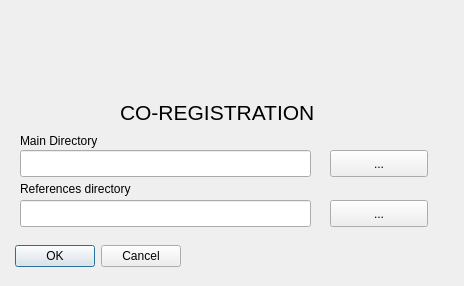
<?xml version="1.0" encoding="UTF-8"?>
<ui version="4.0">
 <class>Coregistration</class>
 <widget class="QDialog" name="Coregistration">
  <property name="geometry">
   <rect>
    <x>0</x>
    <y>0</y>
    <width>464</width>
    <height>286</height>
   </rect>
  </property>
  <property name="minimumSize">
   <size>
    <width>464</width>
    <height>286</height>
   </size>
  </property>
  <property name="maximumSize">
   <size>
    <width>464</width>
    <height>286</height>
   </size>
  </property>
  <property name="windowTitle">
   <string>SensumTools</string>
  </property>
  <widget class="QDialogButtonBox" name="buttonBox">
   <property name="geometry">
    <rect>
     <x>10</x>
     <y>240</y>
     <width>171</width>
     <height>32</height>
    </rect>
   </property>
   <property name="orientation">
    <enum>Qt::Horizontal</enum>
   </property>
   <property name="standardButtons">
    <set>QDialogButtonBox::Cancel|QDialogButtonBox::Ok</set>
   </property>
  </widget>
  <widget class="QLineEdit" name="lineEdit_reference">
   <property name="geometry">
    <rect>
     <x>20</x>
     <y>200</y>
     <width>291</width>
     <height>27</height>
    </rect>
   </property>
  </widget>
  <widget class="QLabel" name="label_reference">
   <property name="geometry">
    <rect>
     <x>20</x>
     <y>180</y>
     <width>131</width>
     <height>17</height>
    </rect>
   </property>
   <property name="text">
    <string>References directory</string>
   </property>
  </widget>
  <widget class="QPushButton" name="pushButton_reference">
   <property name="geometry">
    <rect>
     <x>330</x>
     <y>200</y>
     <width>98</width>
     <height>27</height>
    </rect>
   </property>
   <property name="text">
    <string>...</string>
   </property>
  </widget>
  <widget class="QLabel" name="label_tobechange">
   <property name="geometry">
    <rect>
     <x>20</x>
     <y>132</y>
     <width>191</width>
     <height>17</height>
    </rect>
   </property>
   <property name="text">
    <string>Main Directory</string>
   </property>
  </widget>
  <widget class="QPushButton" name="pushButton_tobechange">
   <property name="geometry">
    <rect>
     <x>330</x>
     <y>150</y>
     <width>98</width>
     <height>27</height>
    </rect>
   </property>
   <property name="text">
    <string>...</string>
   </property>
  </widget>
  <widget class="QLineEdit" name="lineEdit_tobechange">
   <property name="geometry">
    <rect>
     <x>20</x>
     <y>150</y>
     <width>291</width>
     <height>27</height>
    </rect>
   </property>
  </widget>
  <widget class="QLabel" name="label_title">
   <property name="geometry">
    <rect>
     <x>120</x>
     <y>100</y>
     <width>201</width>
     <height>21</height>
    </rect>
   </property>
   <property name="text">
    <string>&lt;html&gt;&lt;head/&gt;&lt;body&gt;&lt;p&gt;&lt;span style=&quot; font-size:16pt;&quot;&gt;CO-REGISTRATION&lt;/span&gt;&lt;/p&gt;&lt;/body&gt;&lt;/html&gt;</string>
   </property>
  </widget>
  <widget class="QLabel" name="logo_unipv">
   <property name="geometry">
    <rect>
     <x>360</x>
     <y>20</y>
     <width>61</width>
     <height>61</height>
    </rect>
   </property>
   <property name="text">
    <string/>
   </property>
   <property name="pixmap">
    <pixmap>unipv.png</pixmap>
   </property>
  </widget>
  <widget class="QLabel" name="logo_eucentre">
   <property name="geometry">
    <rect>
     <x>160</x>
     <y>30</y>
     <width>181</width>
     <height>41</height>
    </rect>
   </property>
   <property name="text">
    <string/>
   </property>
   <property name="pixmap">
    <pixmap>eucentre.png</pixmap>
   </property>
  </widget>
  <widget class="QLabel" name="logo_sensum">
   <property name="geometry">
    <rect>
     <x>30</x>
     <y>40</y>
     <width>101</width>
     <height>21</height>
    </rect>
   </property>
   <property name="text">
    <string/>
   </property>
   <property name="pixmap">
    <pixmap>sensum.png</pixmap>
   </property>
  </widget>
 </widget>
 <resources/>
 <connections>
  <connection>
   <sender>buttonBox</sender>
   <signal>accepted()</signal>
   <receiver>Coregistration</receiver>
   <slot>accept()</slot>
   <hints>
    <hint type="sourcelabel">
     <x>248</x>
     <y>254</y>
    </hint>
    <hint type="destinationlabel">
     <x>157</x>
     <y>274</y>
    </hint>
   </hints>
  </connection>
  <connection>
   <sender>buttonBox</sender>
   <signal>rejected()</signal>
   <receiver>Coregistration</receiver>
   <slot>reject()</slot>
   <hints>
    <hint type="sourcelabel">
     <x>316</x>
     <y>260</y>
    </hint>
    <hint type="destinationlabel">
     <x>286</x>
     <y>274</y>
    </hint>
   </hints>
  </connection>
 </connections>
</ui>
